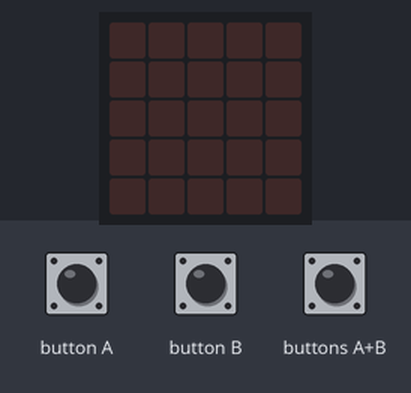
Simulated run of this program. Board: BBC micro:bit (MakeCode). Shown: the board's 5×5 LED display. The inputs (shaded band) are chosen by the test bench.

Above: at 1.2 s.
1.3 s: button A pressed for 0.15 s
At 1.8 s:
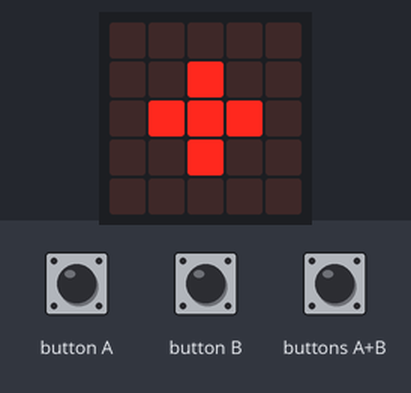
2.9 s: button B pressed for 0.15 s
At 4.2 s:
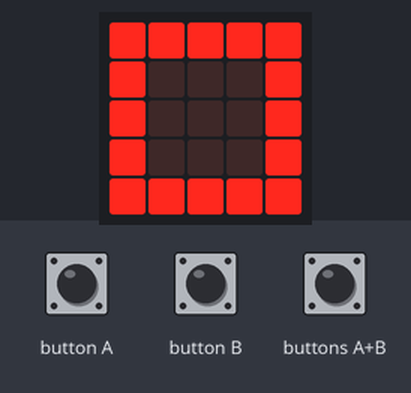
4.5 s: buttons A+B pressed for 0.15 s
At 5.4 s:
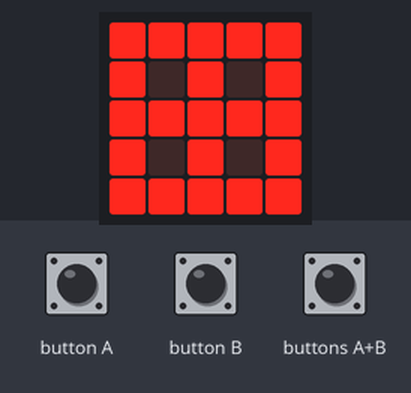
Timing chart, 0 to 7.5 s (numbered marks = the images above; inputs shaded):
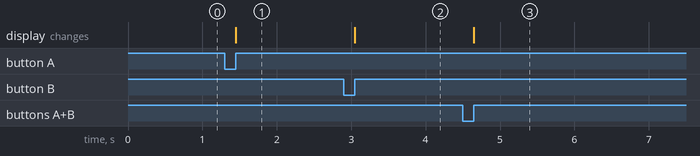

Measured:
- after the input at 1.3 s, the display: changes after 0.15 s (image 1)
- after the input at 2.9 s, the display: changes after 0.15 s (image 2)
- after the input at 4.5 s, the display: changes after 0.15 s (image 3)

The program:

main.ts
```typescript
input.onButtonPressed(Button.A, function () {
    basic.clearScreen()
    function_1()
})
input.onButtonPressed(Button.AB, function () {
    basic.clearScreen()
    function_1()
    function_2()
})
function function_1 () {
    led.plot(1, 2)
    led.plot(2, 1)
    led.plot(3, 2)
    led.plot(2, 3)
    led.plot(2, 2)
}
input.onButtonPressed(Button.B, function () {
    basic.clearScreen()
    function_2()
})
function function_2 () {
    led.plot(0, 0)
    led.plot(1, 0)
    led.plot(2, 0)
    led.plot(3, 0)
    led.plot(4, 0)
    led.plot(4, 1)
    led.plot(4, 2)
    led.plot(4, 3)
    led.plot(4, 4)
    led.plot(3, 4)
    led.plot(2, 4)
    led.plot(1, 4)
    led.plot(0, 4)
    led.plot(0, 3)
    led.plot(0, 2)
    led.plot(0, 1)
}
```

test.ts
```typescript
// les tests vont ici ; cela ne sera pas compilé si ce paquet est utilisé en tant qu'extension.
```
